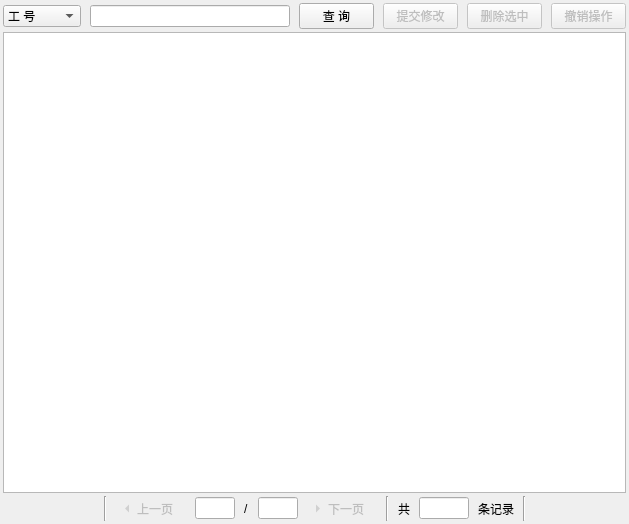
<?xml version="1.0" encoding="UTF-8"?>
<ui version="4.0">
 <class>tabpersonnelwindow</class>
 <widget class="QWidget" name="tabpersonnelwindow">
  <property name="geometry">
   <rect>
    <x>0</x>
    <y>0</y>
    <width>627</width>
    <height>524</height>
   </rect>
  </property>
  <property name="windowTitle">
   <string>Form</string>
  </property>
  <property name="styleSheet">
   <string notr="true"/>
  </property>
  <layout class="QGridLayout" name="gridLayout">
   <property name="leftMargin">
    <number>3</number>
   </property>
   <property name="topMargin">
    <number>3</number>
   </property>
   <property name="rightMargin">
    <number>3</number>
   </property>
   <property name="bottomMargin">
    <number>3</number>
   </property>
   <property name="horizontalSpacing">
    <number>0</number>
   </property>
   <property name="verticalSpacing">
    <number>3</number>
   </property>
   <item row="0" column="0">
    <layout class="QHBoxLayout" name="horizontalLayout">
     <property name="spacing">
      <number>9</number>
     </property>
     <item>
      <widget class="QComboBox" name="tabper_choicecombo">
       <item>
        <property name="text">
         <string>工 号</string>
        </property>
       </item>
       <item>
        <property name="text">
         <string>姓 名</string>
        </property>
       </item>
       <item>
        <property name="text">
         <string>单 位</string>
        </property>
       </item>
       <item>
        <property name="text">
         <string>职 位</string>
        </property>
       </item>
       <item>
        <property name="text">
         <string>创建时间</string>
        </property>
       </item>
       <item>
        <property name="text">
         <string>更新时间</string>
        </property>
       </item>
       <item>
        <property name="text">
         <string>角色</string>
        </property>
       </item>
      </widget>
     </item>
     <item>
      <widget class="QLineEdit" name="tabper_choicetext">
       <property name="minimumSize">
        <size>
         <width>200</width>
         <height>0</height>
        </size>
       </property>
      </widget>
     </item>
     <item>
      <widget class="QPushButton" name="tabper_inquirebutton">
       <property name="minimumSize">
        <size>
         <width>75</width>
         <height>23</height>
        </size>
       </property>
       <property name="text">
        <string>查 询</string>
       </property>
      </widget>
     </item>
     <item>
      <widget class="QPushButton" name="tabper_submitbutton">
       <property name="enabled">
        <bool>false</bool>
       </property>
       <property name="minimumSize">
        <size>
         <width>75</width>
         <height>23</height>
        </size>
       </property>
       <property name="text">
        <string>提交修改</string>
       </property>
      </widget>
     </item>
     <item>
      <widget class="QPushButton" name="tabper_deletebutton">
       <property name="enabled">
        <bool>false</bool>
       </property>
       <property name="minimumSize">
        <size>
         <width>75</width>
         <height>23</height>
        </size>
       </property>
       <property name="text">
        <string>删除选中</string>
       </property>
      </widget>
     </item>
     <item>
      <widget class="QPushButton" name="tabper_cancelbutton">
       <property name="enabled">
        <bool>false</bool>
       </property>
       <property name="minimumSize">
        <size>
         <width>75</width>
         <height>23</height>
        </size>
       </property>
       <property name="text">
        <string>撤销操作</string>
       </property>
      </widget>
     </item>
    </layout>
   </item>
   <item row="1" column="0">
    <widget class="QTableView" name="tabper_stafftable">
     <property name="verticalScrollBarPolicy">
      <enum>Qt::ScrollBarAlwaysOff</enum>
     </property>
     <property name="editTriggers">
      <set>QAbstractItemView::NoEditTriggers</set>
     </property>
     <attribute name="horizontalHeaderMinimumSectionSize">
      <number>30</number>
     </attribute>
    </widget>
   </item>
   <item row="2" column="0">
    <layout class="QHBoxLayout" name="horizontalLayout_7">
     <property name="spacing">
      <number>9</number>
     </property>
     <item>
      <spacer name="horizontalSpacer_10">
       <property name="orientation">
        <enum>Qt::Horizontal</enum>
       </property>
       <property name="sizeHint" stdset="0">
        <size>
         <width>40</width>
         <height>20</height>
        </size>
       </property>
      </spacer>
     </item>
     <item>
      <widget class="Line" name="line_5">
       <property name="orientation">
        <enum>Qt::Vertical</enum>
       </property>
      </widget>
     </item>
     <item>
      <widget class="QToolButton" name="tabper_lastbutton">
       <property name="enabled">
        <bool>false</bool>
       </property>
       <property name="text">
        <string>上一页</string>
       </property>
       <property name="toolButtonStyle">
        <enum>Qt::ToolButtonTextBesideIcon</enum>
       </property>
       <property name="autoRaise">
        <bool>true</bool>
       </property>
       <property name="arrowType">
        <enum>Qt::LeftArrow</enum>
       </property>
      </widget>
     </item>
     <item>
      <widget class="QLineEdit" name="tabper_currenttext">
       <property name="maximumSize">
        <size>
         <width>40</width>
         <height>16777215</height>
        </size>
       </property>
       <property name="alignment">
        <set>Qt::AlignCenter</set>
       </property>
      </widget>
     </item>
     <item>
      <widget class="QLabel" name="label_10">
       <property name="text">
        <string>/</string>
       </property>
      </widget>
     </item>
     <item>
      <widget class="QLineEdit" name="tabper_totaltext">
       <property name="maximumSize">
        <size>
         <width>40</width>
         <height>16777215</height>
        </size>
       </property>
       <property name="alignment">
        <set>Qt::AlignCenter</set>
       </property>
       <property name="readOnly">
        <bool>true</bool>
       </property>
      </widget>
     </item>
     <item>
      <widget class="QToolButton" name="tabper_nextbutton">
       <property name="enabled">
        <bool>false</bool>
       </property>
       <property name="text">
        <string>下一页</string>
       </property>
       <property name="toolButtonStyle">
        <enum>Qt::ToolButtonTextBesideIcon</enum>
       </property>
       <property name="autoRaise">
        <bool>true</bool>
       </property>
       <property name="arrowType">
        <enum>Qt::RightArrow</enum>
       </property>
      </widget>
     </item>
     <item>
      <widget class="Line" name="line_4">
       <property name="orientation">
        <enum>Qt::Vertical</enum>
       </property>
      </widget>
     </item>
     <item>
      <widget class="QLabel" name="label">
       <property name="text">
        <string>共</string>
       </property>
      </widget>
     </item>
     <item>
      <widget class="QLineEdit" name="tabper_totalnumtext">
       <property name="maximumSize">
        <size>
         <width>50</width>
         <height>16777215</height>
        </size>
       </property>
       <property name="alignment">
        <set>Qt::AlignCenter</set>
       </property>
       <property name="readOnly">
        <bool>true</bool>
       </property>
      </widget>
     </item>
     <item>
      <widget class="QLabel" name="label_2">
       <property name="text">
        <string>条记录</string>
       </property>
      </widget>
     </item>
     <item>
      <widget class="Line" name="line">
       <property name="orientation">
        <enum>Qt::Vertical</enum>
       </property>
      </widget>
     </item>
     <item>
      <spacer name="horizontalSpacer_11">
       <property name="orientation">
        <enum>Qt::Horizontal</enum>
       </property>
       <property name="sizeHint" stdset="0">
        <size>
         <width>40</width>
         <height>20</height>
        </size>
       </property>
      </spacer>
     </item>
    </layout>
   </item>
  </layout>
 </widget>
 <resources/>
 <connections/>
</ui>
